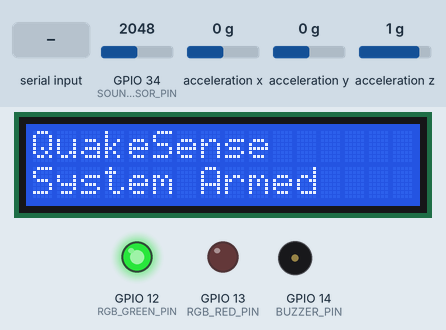
Simulated run of this sketch. Board: ESP32. On the bench: 16×2 character LCD, output pins drawn as LEDs (lit = HIGH), buzzer (waves = sounding). Dashed ring = blinking. The inputs (shaded band) are chosen by the test bench; at power-on: acceleration x 0 g, acceleration y 0 g, acceleration z 1 g, GPIO 34 (SOUND_SENSOR_PIN) = 2048. WiFi joins after 1.5 s; servers stay silent unless stated; uploads are accepted with an empty reply; what the sketch prints to the serial monitor is not drawn.

Above: at 5.4 s.
5.5 s: acceleration x set to -1.4 g
At 7.7 s:
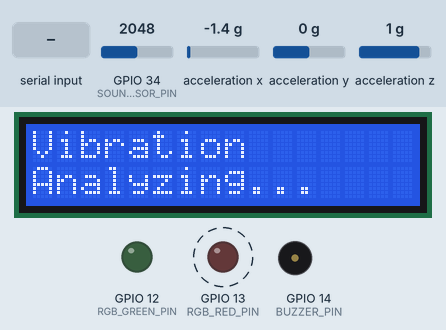
7.8 s: "cal\n" received over Serial
At 10.26 s:
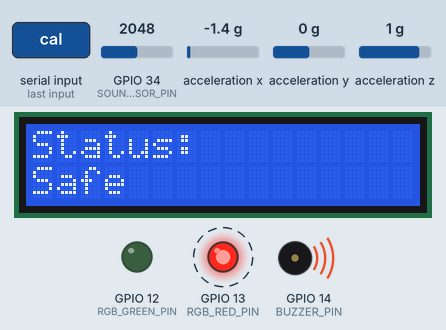
10.8 s: acceleration y set to -0.8 g
At 11.74 s:
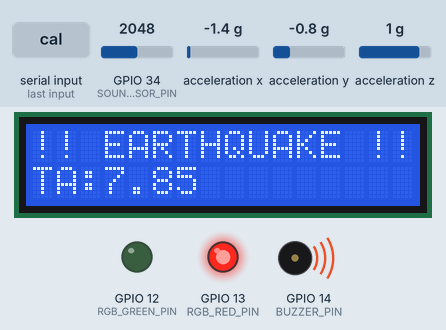
12.6 s: acceleration z set to -1.4 g
At 13.31 s:
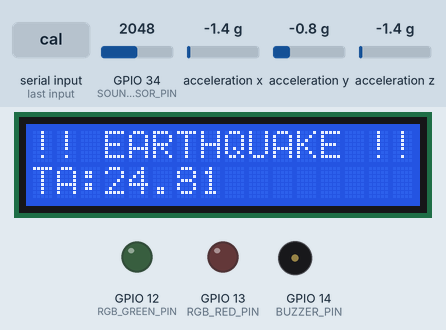
14.1 s: acceleration y set to 0 g
At 14.69 s:
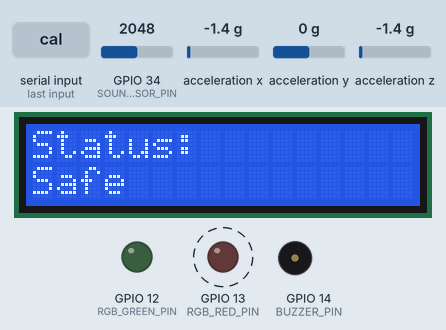
17.1 s: acceleration y set to 0.8 g
At 18.29 s:
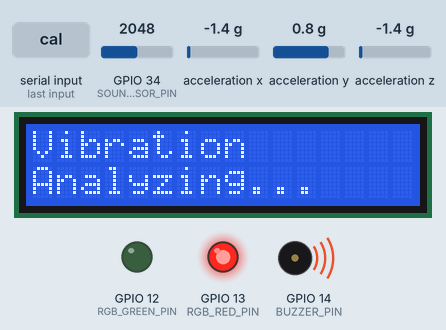
Timing chart, 0 to 20.6 s (numbered marks = the images above; inputs shaded):
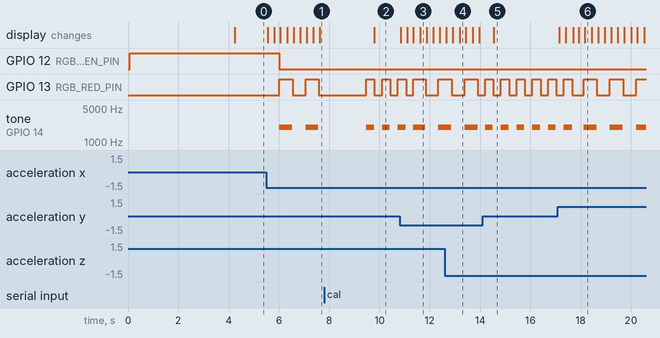

Measured:
- after the input at 5.5 s, GPIO 12 (RGB_GREEN_PIN): HIGH → LOW after 0.52 s; GPIO 13 (RGB_RED_PIN): alternates HIGH for 0.53 s and LOW for 0.51 s, starting after 0.52 s; tone on GPIO 14 (BUZZER_PIN): alternates 2000 Hz for 0.51 s and silent for 0.53 s, starting after 0.52 s; the display: changes after 0.05 s (image 1)
- after the input at 7.8 s, GPIO 13 (RGB_RED_PIN): alternates HIGH for 0.32 s and LOW for 0.31 s, starting after 1.7 s; tone on GPIO 14 (BUZZER_PIN): alternates 2000 Hz for 0.31 s and silent for 0.32 s, starting after 1.7 s; the display: changes after 2.0 s (image 2)
- after the input at 10.8 s, the display: first changes at once (image 3 shows a later state)
- after the input at 12.6 s, the display: changes after 0.06 s (image 4)
- after the input at 14.1 s, GPIO 13 (RGB_RED_PIN): alternates HIGH for 0.32 s and LOW for 0.31 s, starting after 0.11 s; tone on GPIO 14 (BUZZER_PIN): alternates 2000 Hz for 0.31 s and silent for 0.32 s, starting after 0.11 s; the display: changes after 0.45 s (image 5)
- after the input at 17.1 s, the display: changes at once (image 6)

The sketch:

quakesnse.ino
```cpp
#include <SPI.h>
#include <Adafruit_LIS3DH.h>
#include <Adafruit_Sensor.h>
#include <WiFi.h>
#include <HTTPClient.h>
#include <ArduinoJson.h>
#include <LiquidCrystal_I2C.h>

// ============================================================
// SENSOR PIN DEFINITIONS
// ============================================================
#define LIS3DH_CS 15
#define BUZZER_PIN 14
#define RGB_RED_PIN 13
#define RGB_GREEN_PIN 12
#define SOUND_SENSOR_PIN 34

LiquidCrystal_I2C lcd(0x27, 16, 2);

// ============================================================
// WiFi CREDENTIALS
// ============================================================
const char* ssid = "SPLT";
const char* password = "Splt3#03)85@";
const char* serverUrl = "http://192.168.1.31:5000/api/seismic-event";

Adafruit_LIS3DH lis = Adafruit_LIS3DH(LIS3DH_CS);

// ============================================================
// DETECTION THRESHOLDS & LOGIC
// ============================================================
float SHAKE_THRESHOLD_MS2 = 0.7;      // Sensitivity
int SOUND_THRESHOLD = 2000;           // Sound limit

// --- NEW LOGIC VARIABLES FOR CONTINUOUS DETECTION ---
const unsigned long MIN_SHAKE_DURATION = 250; // ms
const unsigned long SHAKE_RESET_TIMEOUT = 150; // ms

unsigned long shakeStartTime = 0;
unsigned long lastShakeSampleTime = 0;
bool potentialEarthquake = false;

const int SOUND_CORRELATION_WINDOW = 1000;

// ============================================================
// ALARM SETTINGS
// ============================================================
const long ALARM_DURATION = 10000;
unsigned long alarmEndTime = 0;
const int BLINK_INTERVAL = 300;
unsigned long lastBlinkTime = 0;
bool blinkState = false;

// ============================================================
// BASELINE CALIBRATION
// ============================================================
float baselineX = 0.0, baselineY = 0.0, baselineZ = 0.0;
int baselineSound = 0;
unsigned long lastSoundSpikeTime = 0;

// ============================================================
// DATA STRUCTURE (Enhanced for 18-feature AI model)
// ============================================================
struct SeismicEvent {
  float horizontalAccel;
  float totalAccel;
  float verticalAccel;       // NEW: Z-axis component
  float xAccel;              // NEW: X-axis component
  float yAccel;              // NEW: Y-axis component
  float zAccel;              // NEW: Z-axis component (same as vertical)
  float peakGroundAccel;     // NEW: Peak acceleration
  int soundLevel;
  bool isSoundCorrelated;
  unsigned long durationMs;  // NEW: Event duration
  unsigned long timestamp;
};

// Function Prototypes
void checkSerialInput();
void calibrateSensor();
void calibrateSoundSensor();
int readSoundLevel();
void sendEventToServer(SeismicEvent event);
void connectWiFi();

// ============================================================
// SETUP FUNCTION (MUST EXIST)
// ============================================================
void setup() {
  Serial.begin(115200);
  while (!Serial) delay(10);
  lcd.init();
  lcd.backlight();

  pinMode(BUZZER_PIN, OUTPUT);
  pinMode(RGB_RED_PIN, OUTPUT);
  pinMode(RGB_GREEN_PIN, OUTPUT);
  pinMode(SOUND_SENSOR_PIN, INPUT);

  // Initial State: GREEN (Safe)
  digitalWrite(BUZZER_PIN, LOW);
  digitalWrite(RGB_RED_PIN, LOW);
  digitalWrite(RGB_GREEN_PIN, HIGH);

  Serial.println("==============================================");
  Serial.println("   QUAKESENSE: Early Detection Logic V2");
  Serial.println("==============================================");

  connectWiFi();

  if (! lis.begin(0x18)) {
    Serial.println("ERROR: LIS3DH not found!");
    while (1) { delay(100); }
  }

  lis.setRange(LIS3DH_RANGE_4_G);
  lis.setDataRate(LIS3DH_DATARATE_100_HZ);

  Serial.println("\nCalibrating sensors... DO NOT TOUCH.");
  delay(1000);
  calibrateSensor();
  calibrateSoundSensor();

  Serial.println("\n>>> SYSTEM ARMED <<<");
  displayReport("QuakeSense", "System Armed");
}

// ============================================================
// LOOP FUNCTION (MUST EXIST)
// ============================================================
void loop() {
  sensors_event_t event;
  lis.getEvent(&event);

  float dynX = abs(event.acceleration.x - baselineX);
  float dynY = abs(event.acceleration.y - baselineY);
  float dynZ = abs(event.acceleration.z - baselineZ);

  float horizontalAccel = sqrt(dynX * dynX + dynY * dynY);
  float totalAccel = sqrt(dynX * dynX + dynY * dynY + dynZ * dynZ);

  // Sound Monitoring
  int currentSoundLevel = readSoundLevel();
  if (currentSoundLevel > (baselineSound + SOUND_THRESHOLD)) {
    lastSoundSpikeTime = millis();
  }

  // --- CONTINUOUS SHAKE LOGIC ---
  if (horizontalAccel > SHAKE_THRESHOLD_MS2) {
    lastShakeSampleTime = millis();

    if (!potentialEarthquake) {
      shakeStartTime = millis();
      potentialEarthquake = true;
      displayReport("Vibration", "Analyzing...");
      Serial.println("-> Vibration detected... analyzing duration.");
    }

    if (potentialEarthquake && (millis() - shakeStartTime > MIN_SHAKE_DURATION)) {

      unsigned long timeSinceSound = millis() - lastSoundSpikeTime;
      bool soundCorrelated = (timeSinceSound < SOUND_CORRELATION_WINDOW);
      unsigned long duration = millis() - shakeStartTime;

      // Calculate peak ground acceleration (max of total)
      float peakAccel = max(totalAccel, (float)(horizontalAccel * 1.2f));

      SeismicEvent seismicEvent = {
        horizontalAccel,     // horizontal_accel
        totalAccel,          // total_accel
        dynZ,                // vertical_accel (Z-axis)
        dynX,                // x_accel
        dynY,                // y_accel
        dynZ,                // z_accel (same as vertical)
        peakAccel,           // peak_ground_acceleration
        currentSoundLevel,   // sound_level
        soundCorrelated,     // sound_correlated
        duration,            // duration_ms
        millis()             // timestamp
      };

      if (soundCorrelated) {
        Serial.println("⚠️ Heavy Vibration ignored (Sound Correlated)");
        displayReport("Vibration", "Ignored (Sound)");
        potentialEarthquake = false;
        shakeStartTime = 0;
        sendEventToServer(seismicEvent);
        delay(1000);
      } else {
        Serial.println("\n🚨 EARTHQUAKE DETECTED! (Continuous P-Wave) 🚨");
        displayReport("!! EARTHQUAKE !!", "TA:");
        lcd.print(totalAccel, 2);
        alarmEndTime = millis() + ALARM_DURATION;
        sendEventToServer(seismicEvent);
        potentialEarthquake = false;
        shakeStartTime = 0;
      }
    }
  } else {
    if (potentialEarthquake && (millis() - lastShakeSampleTime > SHAKE_RESET_TIMEOUT)) {
      Serial.println("-> Movement stopped. Counter reset.");
      potentialEarthquake = false;
      shakeStartTime = 0;
    }
  }
  static bool wasInAlarm = false;

  // Alarm Handler
  if (millis() < alarmEndTime) {
    if (millis() - lastBlinkTime >= BLINK_INTERVAL) {
      lastBlinkTime = millis();
      blinkState = !blinkState;
      wasInAlarm = true;
      if (blinkState) {
        tone(BUZZER_PIN, 2000);
        digitalWrite(RGB_RED_PIN, HIGH);
        digitalWrite(RGB_GREEN_PIN, LOW);
      } else {
        noTone(BUZZER_PIN);
        wasInAlarm = false;
        displayReport("Status:", "Safe");
        digitalWrite(RGB_RED_PIN, LOW);
        digitalWrite(RGB_GREEN_PIN, LOW);
      }
    }
  } else {
    noTone(BUZZER_PIN);
    digitalWrite(RGB_RED_PIN, LOW);
    digitalWrite(RGB_GREEN_PIN, HIGH);
  }

  checkSerialInput();
  delay(10);
}

// ============================================================
// HELPER FUNCTIONS
// ============================================================
void connectWiFi() {
  WiFi.begin(ssid, password);
  int attempts = 0;
  while (WiFi.status() != WL_CONNECTED && attempts < 10) {
    delay(500);
    attempts++;
  }
}

void calibrateSensor() {
  float sumX=0, sumY=0, sumZ=0;
  for(int i=0; i<40; i++) {
    sensors_event_t e; lis.getEvent(&e);
    sumX += e.acceleration.x; sumY += e.acceleration.y; sumZ += e.acceleration.z;
    delay(20);
  }
  baselineX = sumX/40; baselineY = sumY/40; baselineZ = sumZ/40;
}

void calibrateSoundSensor() {
  long sum = 0;
  for(int i=0; i<40; i++) { sum += analogRead(SOUND_SENSOR_PIN); delay(20); }
  baselineSound = sum/40;
}

int readSoundLevel() {
  long sum = 0;
  for(int i=0; i<5; i++) { sum += analogRead(SOUND_SENSOR_PIN); delay(2); }
  return sum/5;
}

void sendEventToServer(SeismicEvent event) {
  if (WiFi.status() == WL_CONNECTED) {
    HTTPClient http;
    http.begin(serverUrl);
    http.addHeader("Content-Type", "application/json");
    StaticJsonDocument<512> doc;  // Increased size for more fields

    // Original 6 features
    doc["horizontal_accel"] = event.horizontalAccel;
    doc["total_accel"] = event.totalAccel;
    doc["sound_level"] = event.soundLevel;
    doc["sound_correlated"] = event.isSoundCorrelated;
    doc["timestamp"] = event.timestamp;
    doc["device_id"] = "ESP32_QuakeSense_001";

    // NEW: Additional features for 18-feature model
    doc["vertical_accel"] = event.verticalAccel;
    doc["x_accel"] = event.xAccel;
    doc["y_accel"] = event.yAccel;
    doc["z_accel"] = event.zAccel;
    doc["peak_ground_acceleration"] = event.peakGroundAccel;
    doc["duration_ms"] = event.durationMs;

    String jsonPayload;
    serializeJson(doc, jsonPayload);
    int httpResponseCode = http.POST(jsonPayload);

    // Print response for debugging
    if (httpResponseCode > 0) {
      Serial.print("✓ Server response: ");
      Serial.println(httpResponseCode);
      if (httpResponseCode != 200) {
        String response = http.getString();
        Serial.println("Response body: " + response);
      }
    } else {
      Serial.print("✗ Error sending data: ");
      Serial.println(httpResponseCode);
    }

    http.end();
  } else {
    Serial.println("✗ WiFi not connected, cannot send data");
  }
}

void displayReport(const char* line1, const char* line2) {
  lcd.clear();
  lcd.setCursor(0, 0);

  lcd.print(line1);

  lcd.setCursor(0, 1);
  lcd.print(line2);
}

void checkSerialInput() {
  if (Serial.available()) {
    String input = Serial.readStringUntil('\n');
    input.trim();
    if (input == "cal") { calibrateSensor(); calibrateSoundSensor(); }
  }
}
```
